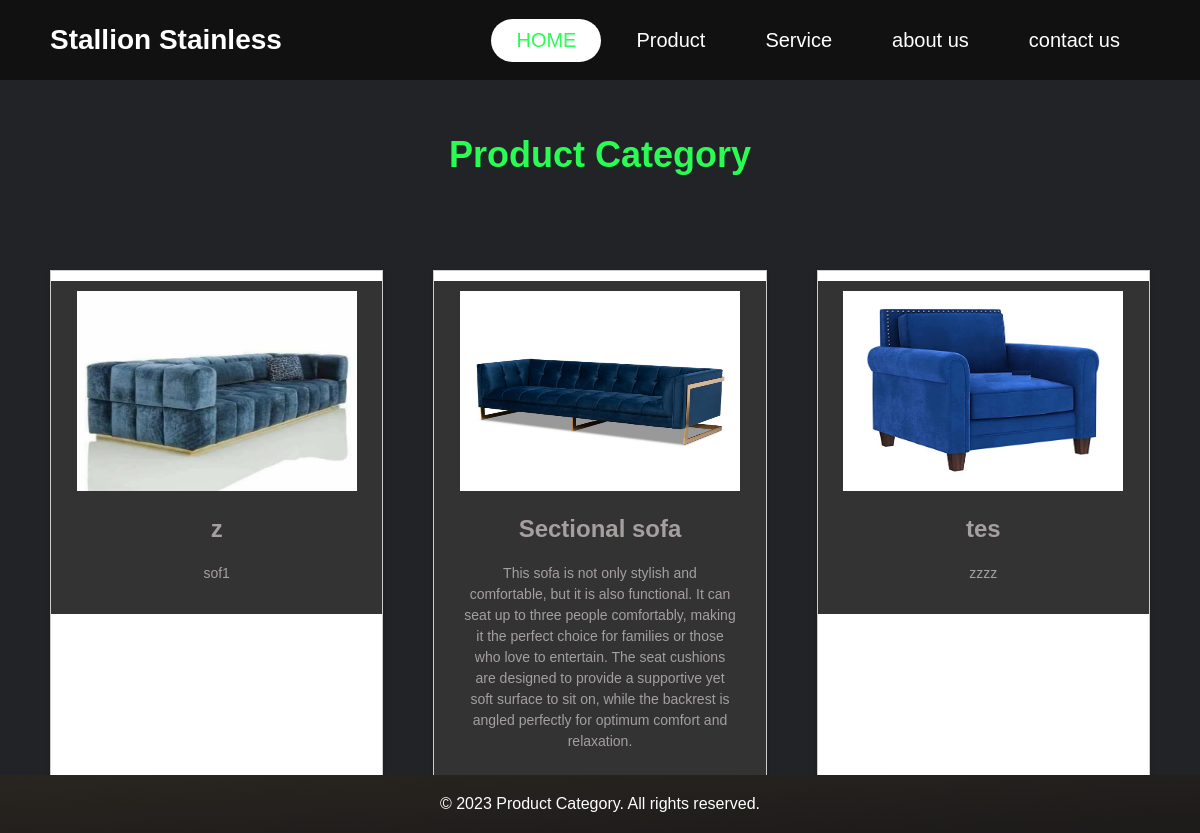
/products/1, run on the app's committed database.
### server.py (models this page shows, shortened)
class Product(UserMixin, db.Model):
    id = db.Column(db.Integer, primary_key=True)
    name = db.Column(db.String(30), unique=True, nullable=False)
    disc = db.Column(db.String(3000), nullable=False)
    meterial_info = db.Column(db.String(3000), nullable=False)
    cat_id = db.Column(db.Integer)
    pw = db.Column(db.Integer)
    pd = db.Column(db.Integer)
    ph = db.Column(db.Integer)
    sd = db.Column(db.Integer)
    sh = db.Column(db.Integer)
    sw = db.Column(db.Integer)
    ah = db.Column(db.Integer)
    bh = db.Column(db.Integer)
    lh = db.Column(db.Integer)
    price = db.Column(db.Integer)
    img1 = db.Column(db.String(150), nullable=False)
    img2 = db.Column(db.String(150), nullable=False)
    img3 = db.Column(db.String(150), nullable=False)
    img4 = db.Column(db.String(150), nullable=False)

### server.py (the view)
@app.route('/products/<int:id>')
def product_display(id):
    all_products = Product.query.filter_by(cat_id=id)
    return render_template("product_display.html", all_products=all_products)

### templates/product_display.html (shortened to what this page needs)
<!DOCTYPE html>
<html lang="en">
<head>
    <link rel="stylesheet" href="{{url_for('static', filename='css/catstyle.css')}}">
</head>
<body>
    <header>
        <div class="logo">Stallion Stainless</div>
        <nav class="nav-bar active">
            <ul>
                <li>
                    <a href="./index.html" class="active">HOME</a>
                </li>
                <li>
                    <a href="./category.html">Product</a>
                </li>
                <li>
                    <a href="">Service</a>
                </li>
                <li>
                    <a href="">about us</a>
                </li>
                <li>
                    <a href="">contact us</a>
                </li>
            </ul>
        </nav>
    </header>
    <div class="category">
        <div class="hero">
            <h1>Product Category</h1>
        </div>
        <section class="products">
            <ul class="product-list">
                {% for product in all_products %}
                <li class="product">
                    <a href="{{url_for('show_product',id=product.id)}}">
                        <img src="{{url_for('static', filename='img/productimg/'+product.img1)}}" alt="Product 1">
                        <h2>{{ product.name }}</h2>
                        <p>{{ product.disc }}
                        </p>
                    </a>
                </li>
                {% endfor %}
            </ul>
        </section>
    </div>
    <footer>
        <p>&copy; 2023 Product Category. All rights reserved.</p>
    </footer>
</body>
</html>

### static/css/catstyle.css (style rules this page uses)
* { padding: 0; margin: 0; box-sizing: border-box; font-family: 'Poppins', sans-serif; text-decoration: none !important; list-style: none; }
:root { --bg-color: #222327; --text-color: #fff; --main-color: #29fd53; --clr-neutral-900: hsl(207 19% 9%); --clr-neutral-100: hsl(0, 0%, 100%); --clr-accent-400: #42f584; --primary: #2175f5; }
body { background: var(--bg-color); color: var(--text-color); }
header { position: fixed; background: #111; width: 100%; height: 80px; display: flex; align-items: center; justify-content: space-between; padding: 0 100px; z-index: 5; }
.logo { font-size: 28px; font-weight: bold; color: var(--text-color); }
.nav-bar ul { display: flex; }
.nav-bar ul li a { display: block; color: var(--text-color); font-size: 20px; padding: 10px 25px; border-radius: 50px; transition: 0.3s; margin: 0 5px; }
.nav-bar ul li a.active { color: var(--main-color); background: var(--text-color); }
@media only screen and (max-width:1320px) { header { padding: 0 50px; } }
body { margin: 0; padding: 0; font-family: Arial, sans-serif; font-size: 16px; }
header { position: sticky; }
.hero { background-image: var(--bg-color); height: 130px; display: flex; justify-content: center; align-items: center; margin-top: 10px; color: var(--main-color); }
h1 { font-size: 36px; text-align: center; }
.products { padding: 50px; }
.product-list { list-style: none; margin: 0; padding: 0; display: grid; grid-template-columns: repeat(auto-fit, minmax(300px, 1fr)); gap: 50px; }
.product { background-color: #fff; border: 1px solid #ccc; position: relative; box-shadow: 0 2px 4px rgba(0, 0, 0, 0.2); text-align: center; overflow: hidden; }
.product a { background-color: #333; color: #a59f9f; display: block; margin-top: 10px; padding: 10px; text-decoration: none; transition: background-color 0.3s ease-in-out; }
.product img { width: 90%; height: 200px; transition: transform 0.3s ease-out; }
.product h2 { font-size: 24px; margin: 20px; }
.product p { margin: 20px; font-size: 14px; line-height: 1.5; }
footer { background-image: linear-gradient(to bottom right, #292620, #1c1a1a); color: #fff; padding: 20px; position: fixed; bottom: 0; left: 0; right: 0; text-align: center; }

### data on the page
Product: img1 (picture), name "z", disc "sof1"
Product: img1 (picture), name "Sectional sofa", disc "This sofa is not only stylish and comfortable, but it is also functional. It can seat up to three people comfortably, making it the perfect choice for families or those who love to entertain. The seat cushions are designed to provide a supportive yet soft surface to sit on, while the backrest is angled perfectly for optimum comfort and relaxation."
Product: img1 (picture), name "tes", disc "zzzz"
